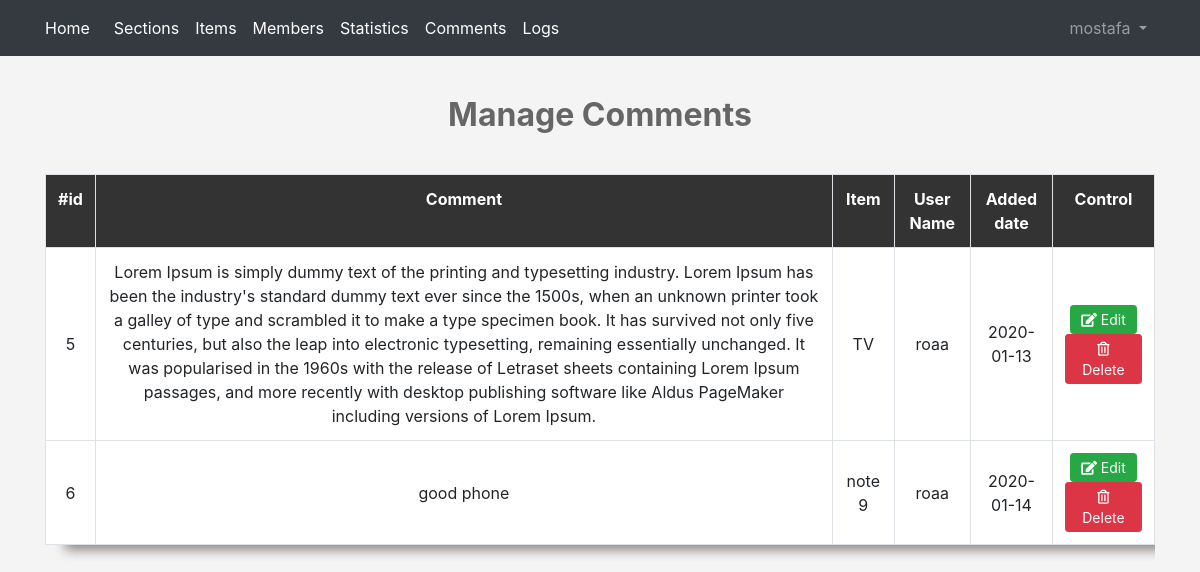
The app's page /admin/comments.php (signed in) with its own data.
### tables this page shows
CREATE TABLE `comments` (
  `C_ID` int(11) NOT NULL,
  `Comment` text NOT NULL,
  `Status` tinyint(4) NOT NULL,
  `C_Date` date NOT NULL,
  `Item_ID` int(11) NOT NULL,
  `User_ID` int(11) NOT NULL
);

CREATE TABLE `items` (
  `Item_ID` int(11) NOT NULL,
  `Name` varchar(255) NOT NULL,
  `Description` text NOT NULL,
  `Price` varchar(255) NOT NULL,
  `Add_Date` date NOT NULL,
  `Country` varchar(255) NOT NULL,
  `Image` varchar(255) DEFAULT NULL,
  `Status` varchar(255) NOT NULL,
  `Rating` tinyint(4) NOT NULL DEFAULT 0,
  `Approve` tinyint(4) NOT NULL DEFAULT 0,
  `Cat_ID` int(11) DEFAULT NULL,
  `Member_ID` int(11) DEFAULT NULL
);

CREATE TABLE `users` (
  `UserID` int(11) NOT NULL,
  `Username` varchar(255) NOT NULL,
  `Password` varchar(255) NOT NULL,
  `Email` varchar(255) NOT NULL,
  `FullName` varchar(255) NOT NULL,
  `GroupID` int(11) NOT NULL DEFAULT 0,
  `TrustStatus` int(11) NOT NULL DEFAULT 0,
  `RegStatus` int(11) NOT NULL DEFAULT 0,
  `Date` date NOT NULL
);

### admin/comments.php (the view, shortened to what this page needs)
<?php
if (isset($_SESSION['username'])) {
    include "init.php";
    $do = isset($_GET['do']) ? $_GET['do'] : "manage";
    if ($do == "manage") {
        $stmt = $con->prepare("SELECT
                                        comments.*, items.Name AS Item, users.Username AS Username
                                FROM
                                        comments
                                INNER JOIN
                                        items
                                ON
                                        items.Item_ID = comments.Item_ID
                                INNER JOIN
                                        users
                                ON
                                        users.UserID = comments.User_ID ");
        $stmt->execute();
        $rows = $stmt->fetchAll();
?>
<h1 class="text-center">Manage Comments</h1>
<div class="container">
    <div class="table-responsive">
        <table class="text-center main-table table table-bordered">
            <tr>
                <th>#id</th>
                <th>Comment</th>
                <th>Item</th>
                <th>User Name</th>
                <th>Added date</th>
                <th>Control</th>
            </tr>
            <?php
        foreach ($rows as $row) {
            echo "<tr>";
            echo "<td>" . $row['C_ID'] . "</td>";
            echo "<td>" . $row['Comment'] . "</td>";
            echo "<td>" . $row['Item'] . "</td>";
            echo "<td>" . $row['Username'] . "</td>";
            echo "<td>" . $row['C_Date'] . "</td>";
            echo "<td>
            <a href='comments.php?do=edit&comid=" . $row['C_ID'] . " 'class='btn btn-success btn-sm'><i class='fa fa-edit'></i> Edit</a>
            <a href='comments.php?do=delete&comid=" . $row['C_ID'] . "' class='confirm btn btn-danger btn-sm'><i class='far fa-trash-alt'></i> Delete</a>";
            echo "</td>";
            echo "</tr>";
        }
        ?>
        </table>
    </div>
</div>
<?php
    }
    include $tpl . "footer.php";
} else {
    header("location: index.php");
    exit();
}
?>

### admin/layout/css/admin.css (style rules this page uses)
body { background-color: #f4f4f4; font-size: 16px; }
h1 { font-size: 2rem; margin: 40px 0; font-weight: bold; color: #666; }
.main-table { -webkit-box-shadow: 20px 5px 11px 0px #8d8585; -moz-box-shadow: 20px 5px 11px 0px #8d8585; -o-box-shadow: 20px 5px 11px 0px #8d8585; box-shadow: 20px 5px 11px 0px #8d8585; }
.main-table th { background-color: #333; color: #fff; }
.main-table td { background-color: #fff; vertical-align: middle !important; }
.main-table .btn { padding: 3px 10px; }

### records on screen
comments: C_ID "5", Comment "Lorem Ipsum is simply dummy text of the printing and typesetting industry. Lorem Ipsum has been the industry's standard dummy text ever since the 1500s, when an unknown printer took a galley of type and scrambled it to make a type specimen book. It has survived not only five centuries, but also the leap into electronic typesetting, remaining essentially unchanged. It was popularised in the 1960s with the release of Letraset sheets containing Lorem Ipsum passages, and more recently with desktop publishing software like Aldus PageMaker including versions of Lorem Ipsum.", Item_ID.Name "TV", User_ID.Username "roaa", C_Date "2020-01-13"
comments: C_ID "6", Comment "good phone", Item_ID.Name "note 9", User_ID.Username "roaa", C_Date "2020-01-14"

### other values on screen
lang("PAGE_BRAND") "Home"
lang("CATEGORIES") "Sections"
lang("ITEMS") "Items"
lang("MEMBERS") "Members"
lang("STATISTICS") "Statistics"
lang("COMMENTS") "Comments"
lang("LOGS") "Logs"
$_SESSION['username'] "mostafa"
